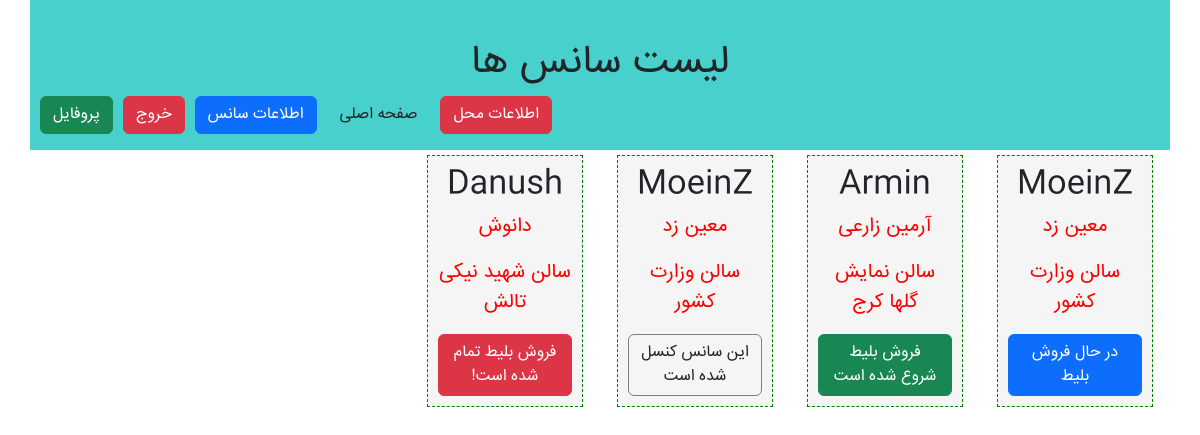
/time/list/ (signed in), run on the app's committed database.
### ticketSales/models.py (models this page shows, shortened)
class TimeModel(models.Model):
    concert_model = models.ForeignKey(to=ConcertModel,on_delete=models.PROTECT, verbose_name='کنسرت')
    location_model = models.ForeignKey(to=LocationModel, on_delete=models.PROTECT, verbose_name='محل برگزاری')
    start_date_time = models.DateTimeField(verbose_name='تاریخ و ساعت برگزاری')
    seats = models.IntegerField(verbose_name='تعداد صندلی')
    status_choices = (
                    (1,'فروش بلیط شروع شده است'),
                    (2,'فروش بلیط تمام شده است!'),
                    (3,'این سانس کنسل شده است'),
                    (4,'در حال فروش بلیط'),
                    )
    status = models.IntegerField(choices=status_choices, verbose_name='وضعیت')
    class Meta:
        verbose_name_plural= 'سانس'
    def get_jalali_date(self):
        return datetime2jalali(self.start_date_time)

class ConcertModel(models.Model):
    name = models.CharField(max_length=100, verbose_name='نام کنسرت')
    singer_name = models.CharField(max_length=100, verbose_name='نام خواننده')
    lenght = models.IntegerField(verbose_name='مدت زمان')
    poster = models.ImageField(upload_to='poster_pics', null=True, verbose_name='عکس پوستر')
    class Meta:
        verbose_name_plural= 'کنسرت ها'

class LocationModel(models.Model):
    id_number = models.IntegerField(primary_key=True, verbose_name='کد محل')
    name = models.CharField(max_length=100, verbose_name='نام محل')
    address = models.CharField(max_length=500, verbose_name='آدرس')
    phone = models.CharField(max_length=11,null=True, verbose_name='شماره تلفن')
    capacity = models.IntegerField(verbose_name='ظرفیت')
    class Meta:
        verbose_name_plural= 'محل برگزاری'

### ticketSales/views.py (the view)
# urls.py: path('time/list/', views.timeView),
@login_required
def timeView(request):
    times = models.TimeModel.objects.all()
    context = {
        'timelist': times,
    }
    return render(request,'ticketSales/time_list.html',context)

### templates/ticketSales/time_list.html (shortened to what this page needs)
{% extends "ticketSales/layout.html" %}
{% block titlepage %}
    لیست سانس ها
{% endblock%}
{% block mainContent %}
    {% if timelist %}
        {% for time in timelist %}
            <div class="col-md-2">
                <a>
                    <div class="timeBox">
                        <h2>{{ time.concert_model.name }}</h2>
                        <p>{{ time.concert_model.singer_name }}</p>
                        <p>{{ time.location_model.name }}</p>
                        <div class="
                            {% if time.status == 1 %}
                                btn btn-success
                            {% elif time.status == 2 %}
                                btn btn-danger
                            {% elif time.status == 3 %}
                                btn default
                            {% elif time.status == 4 %}
                                btn btn-primary
                            {% endif%}
                            ">
                            {{ time.get_status_display }}
                        </div>
                    </div>
                </a>
            </div>
        {% endfor %}
    {% endif %}
{% endblock%}

### ticketSales/static/ticketSales/css/style.css (style rules this page uses)
body { font-family: 'IranSanse'; }
p { color: red; font-size: 20px; }
.timeBox { margin: 5px; background-color: whitesmoke; font-size: 15px; border:1px dashed green; padding:10px; text-align: center }
.default { border:1px solid gray; }

### data on the page
TimeModel: concert_model.name "MoeinZ", concert_model.singer_name "معین زد", location_model.name "سالن وزارت کشور", status "در حال فروش بلیط"
TimeModel: concert_model.name "Armin", concert_model.singer_name "آرمین زارعی", location_model.name "سالن نمایش گلها کرج", status "فروش بلیط شروع شده است"
TimeModel: concert_model.name "MoeinZ", concert_model.singer_name "معین زد", location_model.name "سالن وزارت کشور", status "این سانس کنسل شده است"
TimeModel: concert_model.name "Danush", concert_model.singer_name "دانوش", location_model.name "سالن شهید نیکی تالش", status "فروش بلیط تمام شده است!"
